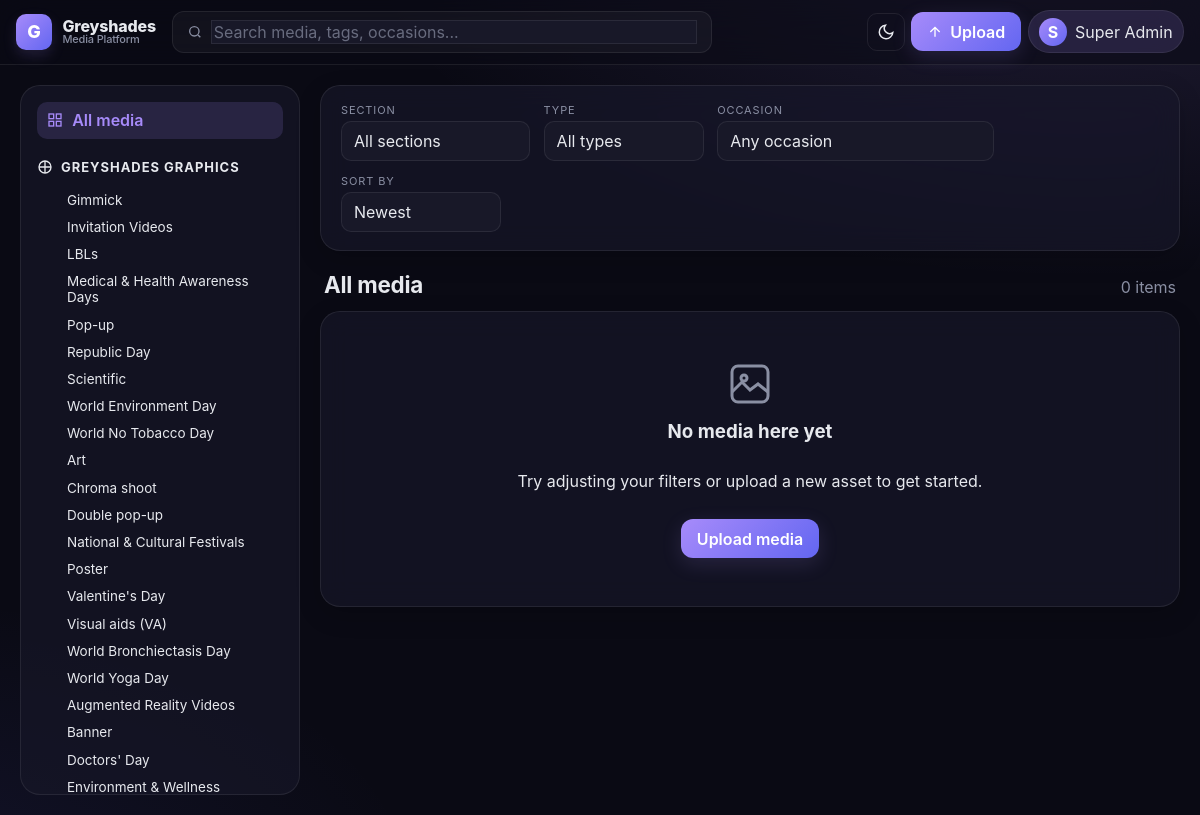
The app's page /dashboard (signed in) with its own data.
### tables this page shows
CREATE TABLE `sections` (
    `id`   TINYINT UNSIGNED NOT NULL AUTO_INCREMENT,
    `code` VARCHAR(32) NOT NULL,
    `name` VARCHAR(120) NOT NULL,
    PRIMARY KEY (`id`),
    UNIQUE KEY `uq_sections_code` (`code`)
);

CREATE TABLE `categories` (
    `id`         INT UNSIGNED NOT NULL AUTO_INCREMENT,
    `section_id` TINYINT UNSIGNED NOT NULL,
    `parent_id`  INT UNSIGNED NULL,
    `name`       VARCHAR(150) NOT NULL,
    `slug`       VARCHAR(180) NOT NULL,
    `sort_order` INT NOT NULL DEFAULT 0,
    `created_at` DATETIME NOT NULL DEFAULT CURRENT_TIMESTAMP,
    PRIMARY KEY (`id`),
    UNIQUE KEY `uq_categories_section_slug` (`section_id`,`slug`),
    KEY `idx_categories_parent` (`parent_id`),
    KEY `idx_categories_section` (`section_id`),
    CONSTRAINT `fk_categories_section` FOREIGN KEY (`section_id`) REFERENCES `sections`(`id`),
    CONSTRAINT `fk_categories_parent`  FOREIGN KEY (`parent_id`)  REFERENCES `categories`(`id`) ON DELETE SET NULL
);

### app/Core/View.php (called while the page is built, shortened)
<?php
final class View
{
    public static function render(string $template, array $data = []): string
    {
        $renderer = new self();
        return $renderer->doRender($template, $data);
    }
    private string $layout = '';
    private function doRender(string $template, array $data): string
    {
        $path = APP_PATH . '/Views/' . str_replace('.', '/', $template) . '.php';
        extract($data, EXTR_SKIP);
        require $path;
        $content = (string) ob_get_clean();
        if ($this->layout !== '') {
            return (string) ob_get_clean();
        }
        return $content;
    }
    public function extend(string $layout): void { $this->layout = $layout; }
}

### app/Core/helpers.php (called while the page is built, shortened)
<?php
if (!function_exists('config')) {
    function config(string $key, mixed $default = null): mixed {
        $cfg = $GLOBALS['__config'] ?? [];
        $parts = explode('.', $key);
        foreach ($parts as $p) {
            $cfg = $cfg[$p];
        }
        return $cfg;
    }
}
if (!function_exists('e')) {
    function e(?string $s): string {
        return htmlspecialchars((string)$s, ENT_QUOTES | ENT_SUBSTITUTE, 'UTF-8');
    }
}
if (!function_exists('url')) {
    function url(string $path = '/'): string {
        $base = rtrim((string) config('app.url', ''), '/');
        return $base . '/' . ltrim($path, '/');
    }
}
if (!function_exists('view')) {
    function view(string $template, array $data = []): string {
        return \App\Core\View::render($template, $data);
    }
}

### public/index.php (called while the page is built, shortened)
<?php
require BASE_PATH . '/app/bootstrap.php';
$router = new \App\Core\Router();
$router->dispatch();

### app/bootstrap.php (called while the page is built, shortened)
<?php
spl_autoload_register(function (string $class): void {
    $prefix = 'App\\';
    $rel = substr($class, strlen($prefix));
    $path = APP_PATH . '/' . str_replace('\\', '/', $rel) . '.php';
});
require APP_PATH . '/Core/helpers.php';

### app/Core/Database.php (called while the page is built, shortened)
<?php
final class Database
{
    private static ?PDO $pdo = null;
    public static function pdo(): PDO
    {
        if (self::$pdo instanceof PDO) return self::$pdo;
        $cfg = (array) config('db');
        $dsn = sprintf(
            'mysql:host=%s;port=%d;dbname=%s;charset=%s',
            $cfg['host'], $cfg['port'], $cfg['name'], $cfg['charset']
        );
        try {
            self::$pdo = new PDO($dsn, $cfg['user'], $cfg['pass'], [
                PDO::ATTR_ERRMODE            => PDO::ERRMODE_EXCEPTION,
                PDO::ATTR_DEFAULT_FETCH_MODE => PDO::FETCH_ASSOC,
                PDO::ATTR_EMULATE_PREPARES   => false,
                PDO::MYSQL_ATTR_INIT_COMMAND => "SET NAMES utf8mb4, sql_mode='STRICT_ALL_TABLES'",
            ]);
        } catch (PDOException $e) {
            throw new \RuntimeException('Database connection failed: ' . $e->getMessage(), 0, $e);
        }
        return self::$pdo;
    }
    public static function all(string $sql, array $params = []): array
    {
        $st = self::pdo()->prepare($sql);
        $st->execute($params);
        return $st->fetchAll();
    }
    public static function scalar(string $sql, array $params = []): mixed
    {
        $st = self::pdo()->prepare($sql);
        $st->execute($params);
        $val = $st->fetchColumn();
        return $val === false ? null : $val;
    }
    public static function execute(string $sql, array $params = []): int
    {
        $st = self::pdo()->prepare($sql);
        $st->execute($params);
        return $st->rowCount();
    }
}

### app/Models/Section.php (called while the page is built, shortened)
<?php
final class Section
{
    public static function all(): array
    {
        return Database::all("SELECT * FROM sections ORDER BY id");
    }
}

### app/Models/Category.php (called while the page is built, shortened)
<?php
final class Category
{
    public static function bySection(int $sectionId): array
    {
        return Database::all(
            "SELECT * FROM categories WHERE section_id = ? ORDER BY parent_id IS NULL DESC, parent_id, sort_order, name",
            [$sectionId]
        );
    }
    public static function tree(int $sectionId): array
    {
        $rows = self::bySection($sectionId);
        $byParent = [];
        foreach ($rows as $r) {
            $byParent[$r['parent_id'] ?? 0][] = $r;
        }
        $build = function ($parentId) use (&$build, &$byParent): array {
            $out = [];
            foreach ($byParent[$parentId] ?? [] as $node) {
                $node['children'] = $build((int) $node['id']);
                $out[] = $node;
            }
            return $out;
        };
        return $build(0);
    }
}

### app/Core/Auth.php (called while the page is built, shortened)
<?php
final class Auth
{
    public static function user(): ?array
    {
        return $_SESSION['user'] ?? null;
    }
    public static function isSuperAdmin(): bool
    {
        return (self::user()['role_code'] ?? '') === 'super_admin';
    }
    public static function canUpload(): bool   { return self::isSuperAdmin() || self::flag('can_upload'); }
}

### app/Models/Media.php (called while the page is built, shortened)
<?php
final class Media
{
    public static function search(array $filters, array $allowedSections, string $sort = 'newest', int $page = 1, int $perPage = 24): array
    {
        $where = [];
        $params = [];
        $secMarks = implode(',', array_fill(0, count($allowedSections), '?'));
        $where[] = "s.code IN ($secMarks)";
        foreach ($allowedSections as $sc) $params[] = $sc;
        $joinCat = '';
        $joinOcc = '';
        $joinTag = '';
        $orderBy = match ($sort) {
            'oldest'  => 'm.created_at ASC',
            'popular' => 'm.view_count DESC, m.created_at DESC',
            'az'      => 'm.title ASC',
            default   => 'm.is_pinned DESC, m.is_featured DESC, m.created_at DESC',
        };
        $page    = max(1, $page);
        $perPage = max(1, min(100, $perPage));
        $offset  = ($page - 1) * $perPage;
        $base = "FROM media m
                 INNER JOIN sections s ON s.id = m.section_id
                 $joinCat $joinOcc $joinTag
                 WHERE " . implode(' AND ', $where);
        $total = (int) Database::scalar("SELECT COUNT(DISTINCT m.id) $base", $params);
        $rows = Database::all(
            "SELECT DISTINCT m.*, s.code AS section_code, s.name AS section_name
             $base
             ORDER BY $orderBy
             LIMIT $perPage OFFSET $offset",
            $params
        );
        return [
            'rows'     => $rows,
            'total'    => $total,
            'page'     => $page,
            'per_page' => $perPage,
            'pages'    => (int) ceil($total / $perPage),
        ];
    }
}

### app/Views/dashboard/index.php (the view, shortened to what this page needs)
<?php
$rows  = $result['rows'];
$total = $result['total'];
?>
<div class="dashboard">
    <?php require __DIR__ . '/_sidebar.php'; ?>
    <section class="content">
        <div class="filterbar glass">
            <form class="filter-form" method="get" id="filter-form">
                <label class="select">
                    <span>Section</span>
                    <select name="section" onchange="this.form.submit()">
                        <option value="">All sections</option>
                    </select>
                </label>
                <label class="select">
                    <span>Type</span>
                    <select name="type" onchange="this.form.submit()">
                        <option value="">All types</option>
                    </select>
                </label>
                <label class="select">
                    <span>Occasion</span>
                    <select name="occasion" onchange="this.form.submit()">
                        <option value="">Any occasion</option>
                    </select>
                </label>
                <label class="select">
                    <span>Sort by</span>
                    <select name="sort" onchange="this.form.submit()">
                        <?php foreach (['newest'=>'Newest','oldest'=>'Oldest','popular'=>'Most viewed','az'=>'A → Z'] as $k=>$v): ?>
                        <option value="<?= $k ?>" <?= $sort === $k ? 'selected' : '' ?>><?= $v ?></option>
                        <?php endforeach; ?>
                    </select>
                </label>
            </form>
        </div>
        <div class="content-header">
            <h2>
                <?php if (!empty($filters['q'])): ?>Search results for "<?= e($filters['q']) ?>"
                <?php elseif (!empty($filters['section_code']) || !empty($filters['category_id']) || !empty($filters['occasion_id']) || !empty($filters['tag_id']) || !empty($filters['media_type'])): ?>Filtered media
                <?php else: ?>All media<?php endif; ?>
            </h2>
            <span class="muted"><?= number_format($total) ?> item<?= $total === 1 ? '' : 's' ?></span>
        </div>
        <?php if (empty($rows)): ?>
        <div class="empty-state glass">
            <svg width="48" height="48" viewBox="0 0 24 24" fill="none" stroke="currentColor" stroke-width="1.5"><rect x="3" y="3" width="18" height="18" rx="3"/><path d="M3 16l5-5 4 4 4-3 5 4"/><circle cx="9" cy="9" r="1.5"/></svg>
            <h3>No media here yet</h3>
            <p>Try adjusting your filters or upload a new asset to get started.</p>
            <?php if (\App\Core\Auth::canUpload()): ?>
            <a class="btn-primary" href="<?= url('/upload') ?>">Upload media</a>
            <?php endif; ?>
        </div>
        <?php endif; ?>
    </section>
</div>

### app/Core/Router.php (shortened to what this page needs)
<?php
final class Router
{
    private array $routes = [];
    private function add(string $method, string $path, mixed $handler, array $middleware): void
    {
        $params = [];
        $regex = preg_replace_callback('#\{([a-zA-Z_][a-zA-Z0-9_]*)\}#', function ($m) use (&$params) {
            $params[] = $m[1];
            return '([^/]+)';
        }, $path);
        $regex = '#^' . $regex . '$#';
        $this->routes[$method][] = [$regex, $params, $handler, $middleware];
    }
    public function dispatch(): void
    {
        $method = strtoupper($_SERVER['REQUEST_METHOD'] ?? 'GET');
        $uri    = parse_url($_SERVER['REQUEST_URI'] ?? '/', PHP_URL_PATH) ?: '/';
        $uri    = '/' . trim($uri, '/');
        foreach ($this->routes[$method] ?? [] as [$regex, $params, $handler, $middleware]) {
            if (preg_match($regex, $uri, $matches)) {
                array_shift($matches);
                $args = array_combine($params, $matches) ?: [];
                $this->call($handler, $args);
                return;
            }
        }
    }
    private function call(mixed $handler, array $args): void
    {
        $castArgs = array_map(
            fn ($v) => is_string($v) && ctype_digit($v) ? (int) $v : $v,
            array_values($args)
        );
        if (is_array($handler) && count($handler) === 2) {
            [$class, $method] = $handler;
            $instance = new $class();
            $instance->{$method}(...$castArgs);
            return;
        }
        throw new \RuntimeException('Invalid route handler');
    }
}

### app/Views/dashboard/_sidebar.php
<?php
$selectedCat = isset($filters['category_id']) ? (int) $filters['category_id'] : 0;
$selectedSec = $filters['section_code'] ?? null;
$navUrl = function (array $changes) use ($filters, $sort): string {
    $qs = array_filter([
        'occasion' => $filters['occasion_id'] ?? null,
        'tag'      => $filters['tag_id']      ?? null,
        'type'     => $filters['media_type']  ?? null,
        'q'        => $filters['q']           ?? null,
        'sort'     => $sort !== 'newest' ? $sort : null,
    ], fn ($v) => $v !== null && $v !== '' && $v !== 0);
    foreach ($changes as $k => $v) {
        if ($v === null || $v === '' || $v === 0) {
            unset($qs[$k]);
        } else {
            $qs[$k] = $v;
        }
    }
    return '?' . http_build_query($qs);
};
$isInPath = function (array $node) use (&$isInPath, $selectedCat): bool {
    if ($selectedCat === (int) $node['id']) return true;
    foreach ($node['children'] ?? [] as $child) {
        if ($isInPath($child)) return true;
    }
    return false;
};
$renderNode = function (array $node, int $depth = 0) use (&$renderNode, $selectedCat, &$isInPath, $navUrl) {
    $active = $selectedCat === (int) $node['id'];
    $hasChildren = !empty($node['children']);
    $inPath = $hasChildren && $isInPath($node);
    ?>
    <li class="tree-item <?= $hasChildren ? 'has-children' : '' ?>">
        <div class="tree-row">
            <?php if ($hasChildren): ?>
            <button class="tree-toggle <?= $inPath ? 'open' : '' ?>" data-toggle="tree" type="button" aria-label="Toggle">
                <svg width="12" height="12" viewBox="0 0 24 24" fill="none" stroke="currentColor" stroke-width="2.5"><path d="m9 18 6-6-6-6"/></svg>
            </button>
            <?php else: ?><span class="tree-spacer"></span><?php endif; ?>
            <a class="tree-link <?= $active ? 'active' : '' ?>"
               href="<?= e($navUrl(['category' => (int) $node['id']])) ?>">
                <?= e($node['name']) ?>
            </a>
        </div>
        <?php if ($hasChildren): ?>
        <ul class="tree-children" <?= $inPath ? '' : 'hidden' ?>>
            <?php foreach ($node['children'] as $child) $renderNode($child, $depth + 1); ?>
        </ul>
        <?php endif; ?>
    </li>
    <?php
};
?>
<aside class="sidebar">
    <div class="sidebar-section">
        <a class="sidebar-home <?= empty($filters['section_code']) && empty($filters['category_id']) ? 'active' : '' ?>" href="<?= url('/dashboard') ?>">
            <svg width="16" height="16" viewBox="0 0 24 24" fill="none" stroke="currentColor" stroke-width="2"><rect x="3" y="3" width="7" height="7"/><rect x="14" y="3" width="7" height="7"/><rect x="14" y="14" width="7" height="7"/><rect x="3" y="14" width="7" height="7"/></svg>
            All media
        </a>
    </div>
    <?php foreach ($sections as $s): ?>
    <div class="sidebar-section">
        <h4 class="sidebar-title">
            <a href="<?= e($navUrl(['section' => (string) $s['code'], 'category' => null])) ?>"
               class="<?= ($selectedSec === $s['code'] && !$selectedCat) ? 'active' : '' ?>">
                <?php if ($s['code'] === 'graphics'): ?>
                    <svg width="16" height="16" viewBox="0 0 24 24" fill="none" stroke="currentColor" stroke-width="2"><circle cx="12" cy="12" r="9"/><path d="M12 3v18M3 12h18"/></svg>
                <?php else: ?>
                    <svg width="16" height="16" viewBox="0 0 24 24" fill="none" stroke="currentColor" stroke-width="2"><rect x="3" y="4" width="18" height="18" rx="2"/><path d="M16 2v4M8 2v4M3 10h18"/></svg>
                <?php endif; ?>
                <?= e($s['name']) ?>
            </a>
        </h4>
        <ul class="tree">
            <?php foreach ($trees[$s['code']] ?? [] as $node) $renderNode($node, 0); ?>
        </ul>
    </div>
    <?php endforeach; ?>
</aside>

### records on screen
sections: code "graphics" (drawn), name "GREYSHADES GRAPHICS"
categories: name "Gimmick"
categories: name "Invitation Videos"
categories: name "LBLs"
categories: name "Medical & Health Awareness Days"
categories: name "Pop-up"
categories: name "Republic Day"
categories: name "Scientific"
categories: name "World Environment Day"
categories: name "World No Tobacco Day"
categories: name "Art"
categories: name "Chroma shoot"
categories: name "Double pop-up"
categories: name "National & Cultural Festivals"
categories: name "Poster"
categories: name "Valentine's Day"
categories: name "Visual aids (VA)"
categories: name "World Bronchiectasis Day"
categories: name "World Yoga Day"
categories: name "Augmented Reality Videos"
categories: name "Banner"
categories: name "Doctors' Day"
categories: name "Environment & Wellness"

### other values on screen
$total "0"
form field sort "Newest"
